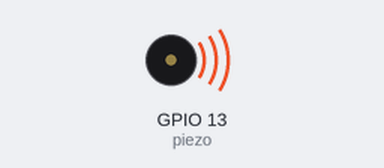
A program run on a simulated Raspberry Pi (BCM pin numbers). Parts: buzzer (waves = sounding). At 9.0 s the program stops and its outputs stay as they are.

Above: at 0.1 s.
At 9.1 s:
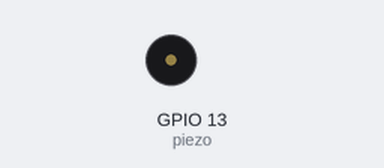
Timing chart, 0 to 10.5 s (numbered marks = the images above):
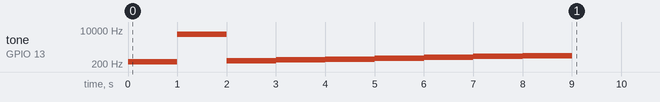

The program:

piezo2.py
```python
import RPi.GPIO as GPIO
import time

piezo = 13
hz = ( 261, 6256, 293.6648, 329.6276, 349.2282, 391.9954, 441.0000, 493.8833, 523.2511 )

GPIO.setmode(GPIO.BCM)
GPIO.setwarnings( False )
GPIO.setup( piezo, GPIO.OUT )

p = GPIO.PWM (piezo, 0.1 )
p.start ( 5 )

try:
    for n in hz:
        p.ChangeFrequency(n)
        time.sleep( 1 )

except:
    print( 'Exception...' )

finally:
    p.stop()
    GPIO.cleanup()
```

Measured:
- by itself, tone on GPIO 13 (piezo): plays 261 Hz for 1.0 s, 6256 Hz for 1.0 s, 293 Hz for 1.0 s, 329 Hz for 1.0 s, 349 Hz for 1.0 s, 391 Hz for 1.0 s … (9 notes in this stretch)
